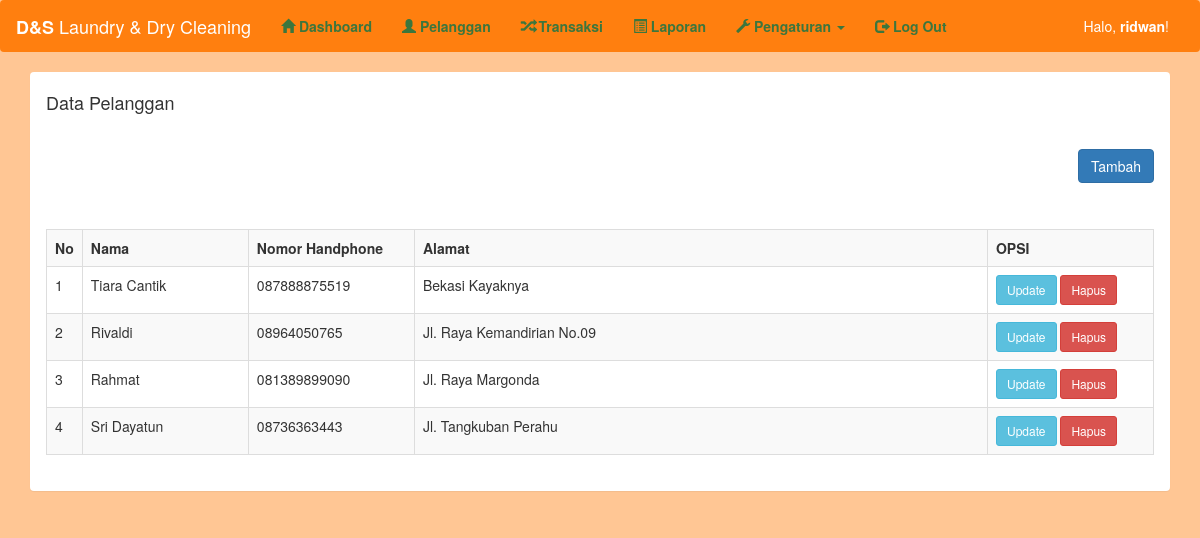
Page /admin/pelanggan.php on the committed database.
### tables this page shows
CREATE TABLE `pelanggan` (
  `pelanggan_id` int(11) NOT NULL,
  `pelanggan_nama` varchar(255) NOT NULL,
  `pelanggan_hp` varchar(255) NOT NULL,
  `pelanggan_alamat` text NOT NULL
);

### admin/pelanggan.php (the view, shortened to what this page needs)
<?php include 'header1.php'; ?>
<div class="container">
	<div class="panel">
		<div class="panel-heading">
			<h4>Data Pelanggan</h4>
		</div>
		<div class="panel-body">
			<button type="button" class="btn btn-primary pull-right" data-toggle="modal" data-target="#exampleModalLong">Tambah</button>
			<br/>
			<br/>
			<br/>
			<br/>
			<table class="table table-bordered table-striped">
				<tr>
					<th width="1%">No</th>
					<th width="15%">Nama</th>
					<th width="15%">Nomor Handphone</th>
					<th>Alamat</th>
					<th width="15%">OPSI</th>
				</tr>
				<?php
				include '../koneksi.php';
				$data = mysqli_query($koneksi,"select * from pelanggan order by pelanggan_id desc");
				$no = 1;
				while($d=mysqli_fetch_array($data)){
					?>
					<tr>
						<td><?php echo $no++; ?></td>
						<td><?php echo $d['pelanggan_nama']; ?></td>
						<td><?php echo $d['pelanggan_hp']; ?></td>
						<td><?php echo $d['pelanggan_alamat']; ?></td>
						<td>
							<button type="button" class="btn btn-sm btn-info" data-toggle="modal" data-target="#exampleModaledit<?= $d['pelanggan_id'];?>">Update</button>
							<button type="button" class="btn btn-sm btn-danger" data-toggle="modal" data-target="#exampleModal<?= $d['pelanggan_id'];?>">Hapus</button>
						</td>
					</tr>
					<?php
				}
				?>
			</table>
		</div>
	</div>
</div>
<?php include 'footer.php'; ?>

### rows in the picture
pelanggan: pelanggan_nama "Tiara Cantik", pelanggan_hp "087888875519", pelanggan_alamat "Bekasi Kayaknya"
pelanggan: pelanggan_nama "Rivaldi", pelanggan_hp "08964050765", pelanggan_alamat "Jl. Raya Kemandirian No.09"
pelanggan: pelanggan_nama "Rahmat", pelanggan_hp "081389899090", pelanggan_alamat "Jl. Raya Margonda"
pelanggan: pelanggan_nama "Sri Dayatun", pelanggan_hp "08736363443", pelanggan_alamat "Jl. Tangkuban Perahu"

### other values in the picture
$_SESSION['username'] "ridwan"
